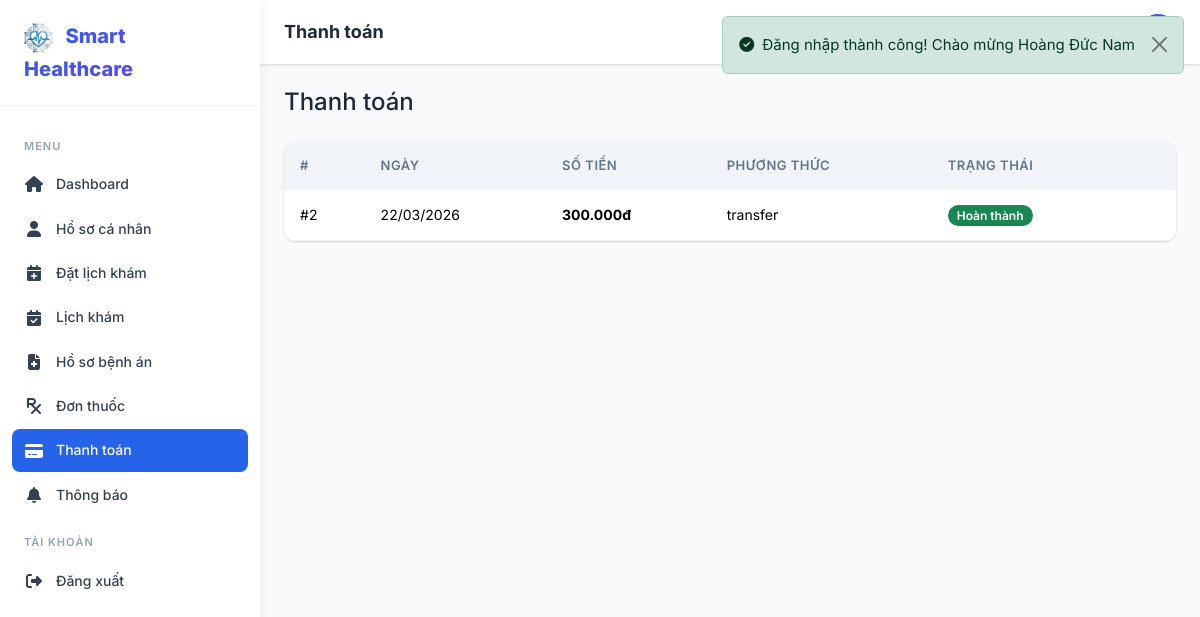
The app's page /patient/payments (signed in) with its own data.
### tables this page shows
CREATE TABLE payments (
    id INT AUTO_INCREMENT PRIMARY KEY,
    appointment_id INT NOT NULL,
    patient_id INT NOT NULL,
    amount DECIMAL(12,2) NOT NULL DEFAULT 0.00,
    method ENUM('cash','transfer','ewallet','qr_code') DEFAULT 'cash',
    status ENUM('pending','completed','failed','refunded') DEFAULT 'pending',
    transaction_id VARCHAR(100) DEFAULT NULL,
    paid_at DATETIME DEFAULT NULL,
    created_at TIMESTAMP DEFAULT CURRENT_TIMESTAMP,
    updated_at TIMESTAMP DEFAULT CURRENT_TIMESTAMP ON UPDATE CURRENT_TIMESTAMP,
    INDEX idx_payment_patient (patient_id),
    INDEX idx_payment_status (status),
    FOREIGN KEY (appointment_id) REFERENCES appointments(id) ON DELETE CASCADE,
    FOREIGN KEY (patient_id) REFERENCES patients(id) ON DELETE CASCADE
);

### app/controllers/PatientController.php (called while the page is built, shortened)
<?php
class PatientController extends Controller
{
    public function payments(): void
    {
        $patient = (new Patient())->findByUserId(Auth::id());
        $payments = $patient ? (new Payment())->byPatient($patient['id']) : [];
        $this->view('patient/payments', [
            'title'    => 'Thanh toán',
            'payments' => $payments,
        ], 'dashboard');
    }
}

### public/index.php (called while the page is built, shortened)
<?php
spl_autoload_register(function ($class) {
    $paths = [
        APP_PATH . '/core/' . $class . '.php',
        APP_PATH . '/models/' . $class . '.php',
        APP_PATH . '/controllers/' . $class . '.php',
    ];
    foreach ($paths as $path) {
        if (file_exists($path)) {
            return;
        }
    }
});
require_once APP_PATH . '/helpers/functions.php';
$url = isset($_GET['url']) ? rtrim($_GET['url'], '/') : '';
$router = new Router();
$router->dispatch($url);

### app/core/Auth.php (called while the page is built, shortened)
<?php
class Auth
{
    public static function id(): ?int
    {
        return $_SESSION['user_id'] ?? null;
    }
}

### app/core/Model.php (called while the page is built, shortened)
<?php
class Model
{
    protected static ?PDO $db = null;
    protected string $table = '';
    public static function setDatabase(PDO $pdo): void
    {
        self::$db = $pdo;
    }
    protected function db(): PDO
    {
        return self::$db;
    }
    public function findBy(string $column, $value): ?array
    {
        $stmt = $this->db()->prepare("SELECT * FROM {$this->table} WHERE {$column} = ?");
        $stmt->execute([$value]);
        $result = $stmt->fetch();
        return $result ?: null;
    }
    public function query(string $sql, array $params = []): array
    {
        $stmt = $this->db()->prepare($sql);
        $stmt->execute($params);
        return $stmt->fetchAll();
    }
}

### app/models/Patient.php (called while the page is built, shortened)
<?php
class Patient extends Model
{
    public function findByUserId(int $userId): ?array
    {
        return $this->findBy('user_id', $userId);
    }
}

### app/models/Payment.php (called while the page is built, shortened)
<?php
class Payment extends Model
{
    public function byPatient(int $patientId): array
    {
        return $this->query(
            "SELECT py.*, a.appointment_date, ud.full_name as doctor_name
             FROM payments py
             JOIN appointments a ON py.appointment_id = a.id
             JOIN doctors d ON a.doctor_id = d.id JOIN users ud ON d.user_id = ud.id
             WHERE py.patient_id = ? ORDER BY py.created_at DESC",
            [$patientId]
        );
    }
}

### app/views/patient/payments.php (the view, shortened to what this page needs)
<h4 class="mb-4">Thanh toán</h4>
<div class="table-custom"><div class="table-responsive"><table class="table">
    <thead><tr><th>#</th><th>Ngày</th><th>Số tiền</th><th>Phương thức</th><th>Trạng thái</th><th></th></tr></thead>
    <tbody>
        <?php foreach ($payments as $p): ?>
        <tr><td>#<?= $p['id'] ?></td><td><?= format_date($p['created_at']) ?></td><td class="fw-bold"><?= format_money($p['amount']) ?></td><td><?= e($p['method'] ?? 'Chưa chọn') ?></td><td><?= status_badge($p['status']) ?></td>
        <td><?php if ($p['status'] === 'pending'): ?><a href="<?= url('/patient/payments/pay/' . $p['id']) ?>" class="btn btn-sm btn-gradient"><i class="fas fa-credit-card me-1"></i>Thanh toán</a><?php endif; ?></td></tr>
        <?php endforeach; ?>
    </tbody>
</table></div></div>

### app/helpers/functions.php (shortened to what this page needs)
<?php
function e(?string $value): string
{
    return htmlspecialchars($value ?? '', ENT_QUOTES, 'UTF-8');
}
function format_money($amount): string
{
    return number_format((float)$amount, 0, ',', '.') . 'đ';
}
function format_date(?string $date): string
{
    return date('d/m/Y', strtotime($date));
}
function status_badge(string $status): string
{
    $map = [
        'active'      => ['Hoạt động', 'success'],
        'inactive'    => ['Ngừng', 'secondary'],
        'banned'      => ['Khóa', 'danger'],
        'pending'     => ['Chờ xử lý', 'warning'],
        'confirmed'   => ['Đã xác nhận', 'info'],
        'in_progress' => ['Đang khám', 'primary'],
        'completed'   => ['Hoàn thành', 'success'],
        'cancelled'   => ['Đã hủy', 'danger'],
        'dispensed'   => ['Đã cấp', 'success'],
        'failed'      => ['Thất bại', 'danger'],
        'refunded'    => ['Hoàn tiền', 'warning'],
    ];
    $info = $map[$status] ?? [$status, 'secondary'];
    return '<span class="badge bg-' . $info[1] . '">' . $info[0] . '</span>';
}

### app/core/Router.php (shortened to what this page needs)
<?php
class Router
{
    private array $routes = [];
    private function addRoute(string $method, string $uri, string $action): void
    {
        $pattern = preg_replace('/\{([a-zA-Z_]+)\}/', '(?P<$1>[^/]+)', $uri);
        $pattern = '#^' . $pattern . '$#';
        $this->routes[] = [
            'method'  => $method,
            'pattern' => $pattern,
            'action'  => $action,
        ];
    }
    public function dispatch(string $url): void
    {
        $method = $_SERVER['REQUEST_METHOD'];
        foreach ($this->routes as $route) {
            if ($route['method'] !== $method) continue;
            if (preg_match($route['pattern'], $url, $matches)) {
                $params = array_filter($matches, 'is_string', ARRAY_FILTER_USE_KEY);
                [$controllerName, $actionName] = explode('@', $route['action']);
                $controller = new $controllerName();
                call_user_func_array([$controller, $actionName], $params);
                return;
            }
        }
    }
}

### assets/css/style.css (style rules this page uses)
:root { --primary: #2563eb; --primary-dark: #1d4ed8; --primary-light: #dbeafe; --accent: #10b981; --accent-dark: #059669; --danger: #ef4444; --warning: #f59e0b; --info: #06b6d4; --dark: #1e293b; --dark-2: #334155; --gray: #64748b; --gray-light: #94a3b8; --light: #f1f5f9; --lighter: #f8fafc; --white: #ffffff; --shadow: 0 1px 3px rgba(0,0,0,.1), 0 1px 2px rgba(0,0,0,.06); --shadow-md: 0 4px 6px rgba(0,0,0,.07), 0 2px 4px rgba(0,0,0,.06); --shadow-lg: 0 10px 15px rgba(0,0,0,.1), 0 4px 6px rgba(0,0,0,.05); --radius: 0.75rem; --radius-sm: 0.5rem; --sidebar-width: 260px; --topbar-height: 64px; --transition: all 0.3s ease; --font: 'Inter', -apple-system, BlinkMacSystemFont, sans-serif; --gradient-primary: linear-gradient(135deg, #2563eb 0%, #7c3aed 100%); --gradient-accent: linear-gradient(135deg, #10b981 0%, #06b6d4 100%); --gradient-hero: linear-gradient(135deg, #1e3a8a 0%, #7c3aed 50%, #2563eb 100%); }
* { margin: 0; padding: 0; box-sizing: border-box; }
body { font-family: var(--font); font-size: 0.9375rem; color: var(--dark); background: var(--lighter); line-height: 1.6; -webkit-font-smoothing: antialiased; }
.table-custom { border-radius: var(--radius); overflow: hidden; box-shadow: var(--shadow); background: var(--white); }
.table-custom .table { margin: 0; }
.table-custom .table thead th { background: var(--light); font-weight: 600; font-size: 0.8125rem; text-transform: uppercase; letter-spacing: 0.5px; color: var(--gray); border: none; padding: 0.875rem 1rem; }
.table-custom .table td { padding: 0.875rem 1rem; vertical-align: middle; border-color: var(--light); font-size: 0.875rem; }
.badge { font-weight: 600; font-size: 0.75rem; padding: 0.35em 0.75em; border-radius: 50px; }

### records on screen
payments: id "2", created_at "22/03/2026", amount "300.000đ", method "transfer", status "Hoàn thành"
